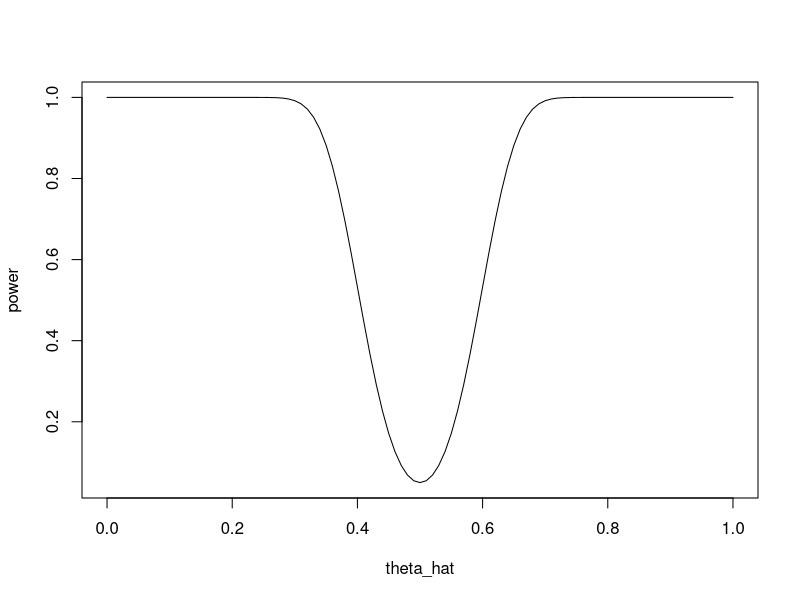

Recreate this plot in R.
# 4.)
2*pnorm((4.88-5)/(sqrt(.5/10)))
4.88+qnorm(.975)*sqrt(.5/10)


data = c(4.7, 5.5, 4.4, 3.3, 4.6, 5.3, 5.2, 4.8, 5.7, 5.3)
var(data)
sd(data)

2*pt((4.88-5)/(sqrt(var(data)/10)), df = length(data)-1)

mean(data) + qt(.975,df=length(data)-1)*(sd(data)/sqrt(length(data)))

###### 5
# wald
z = (.62-.65)/sqrt((.62*(1-.62))/250)
pnorm(z)

# score
num = 250*((0.62 - 0.65)^2)
denom = (0.65*(1-0.65))
z = sqrt(num/denom)
1-pnorm(z)

# 6
2*(1 - pnorm(60,50,5))

pnorm((39.5-50)/sqrt(100*(0.5*0.5)))


# b
n = 100
theta_not = .5
theta_hat = seq(0,1,.01)
alpha = .05
power = pnorm((sqrt(n)*(theta_hat - theta_not)/sqrt(theta_hat*(1-theta_hat))) - qnorm(1-alpha/2)) +
        (1 - pnorm((sqrt(n)*(theta_hat - theta_not)/sqrt(theta_hat*(1-theta_hat))) + qnorm(1-alpha/2)))

plot(theta_hat,power, type = "l")
